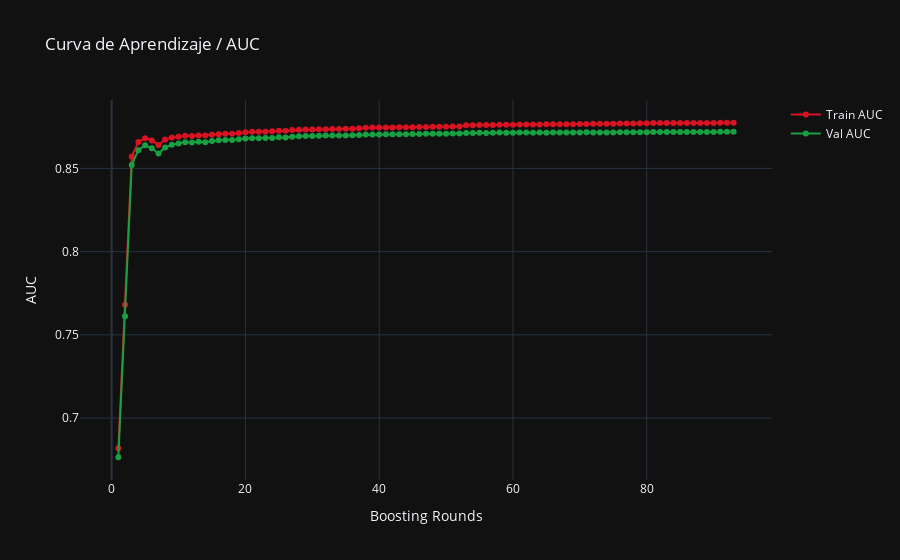
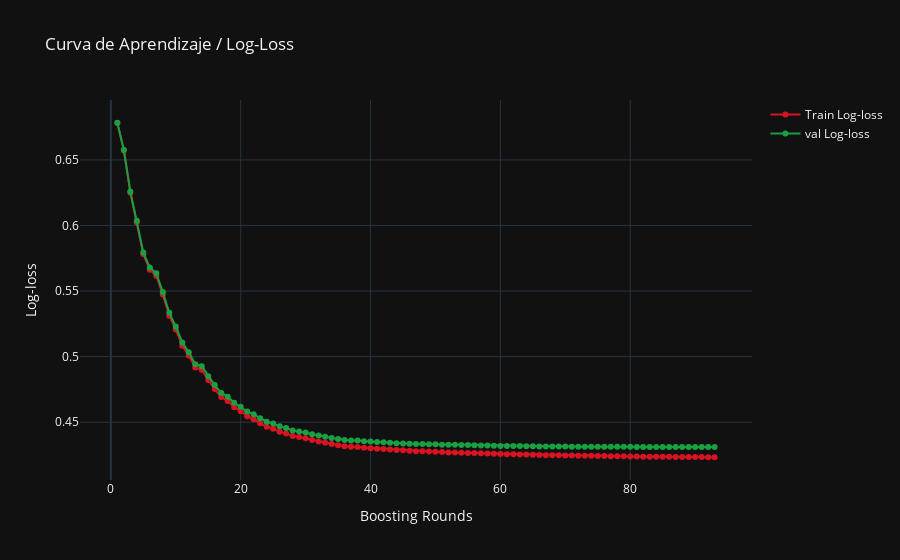

Source (notebook cell) for these figures, in order:
### Code cell
# ---------------------------
# Curvas de aprendizaje con Plotly
# ---------------------------
train_auc_curve = evals_result['train']['auc']
val_auc_curve = evals_result['val']['auc']
train_logloss_curve = evals_result['train']['logloss']
val_logloss_curve = evals_result['val']['logloss']

# Número de boosting rounds (asumiendo que todas las listas tienen la misma longitud)
rounds = list(range(1, len(train_auc_curve) + 1))

# --- Gráfico para AUC ---
fig_auc = go.Figure()
fig_auc.add_trace(go.Scatter(
    x=rounds,
    y=train_auc_curve,
    mode='lines+markers',
    name='Train AUC',
    line=dict(color='#da1322')
))
fig_auc.add_trace(go.Scatter(
    x=rounds,
    y=val_auc_curve,
    mode='lines+markers',
    name='Val AUC',
    line=dict(color='#19a042')
))
fig_auc.update_layout(
    title='Curva de Aprendizaje / AUC',
    xaxis_title='Boosting Rounds',
    yaxis_title='AUC',
    template='plotly_dark'
)
fig_auc.show()

# --- Gráfico para Log-loss ---
fig_logloss = go.Figure()
fig_logloss.add_trace(go.Scatter(
    x=rounds,
    y=train_logloss_curve,
    mode='lines+markers',
    name='Train Log-loss',
    line=dict(color='#da1322')
))
fig_logloss.add_trace(go.Scatter(
    x=rounds,
    y=val_logloss_curve,
    mode='lines+markers',
    name='val Log-loss',
    line=dict(color='#19a042')
))
fig_logloss.update_layout(
    title='Curva de Aprendizaje / Log-Loss',
    xaxis_title='Boosting Rounds',
    yaxis_title='Log-loss',
    template='plotly_dark'
)
fig_logloss.show()
